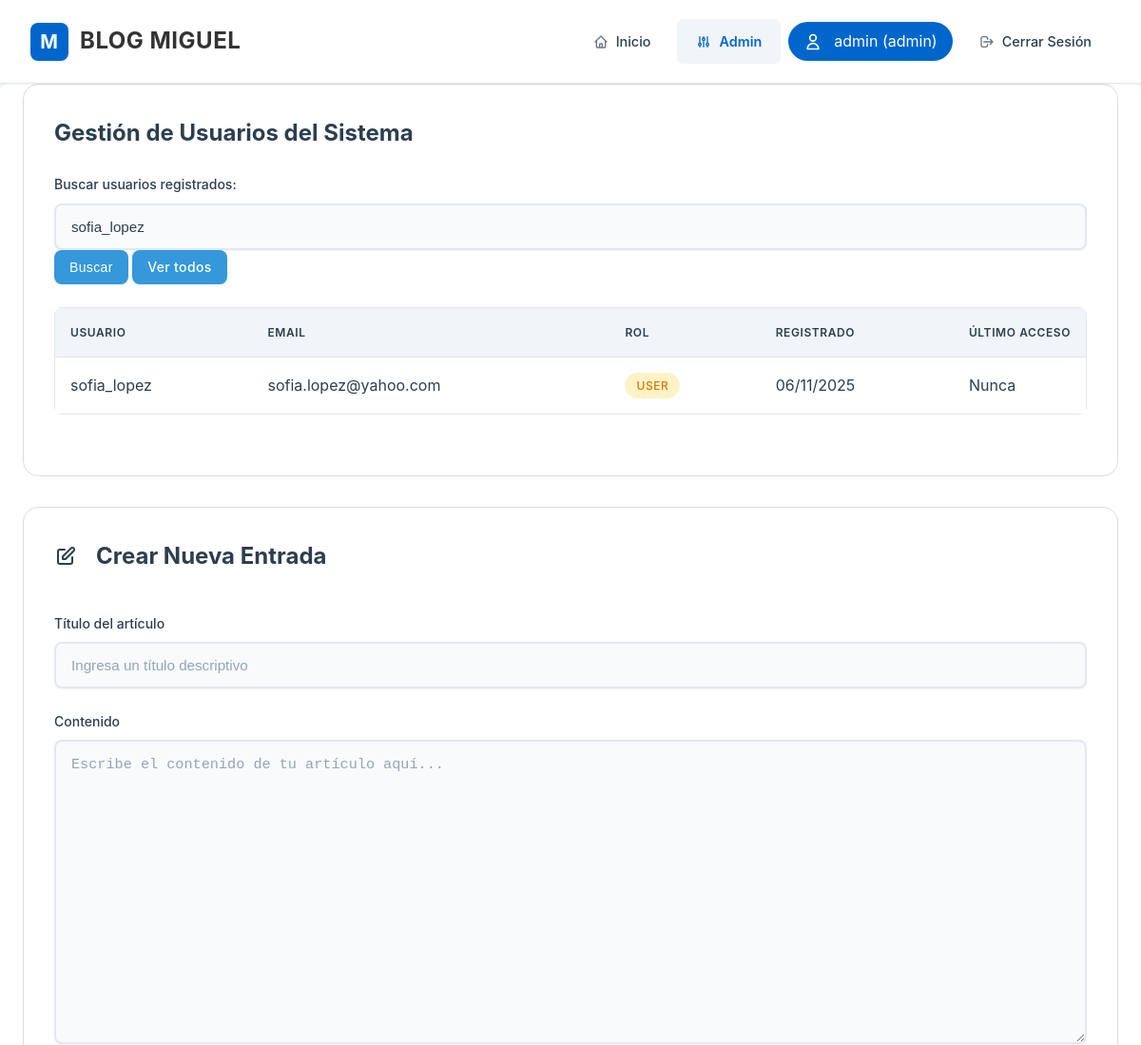
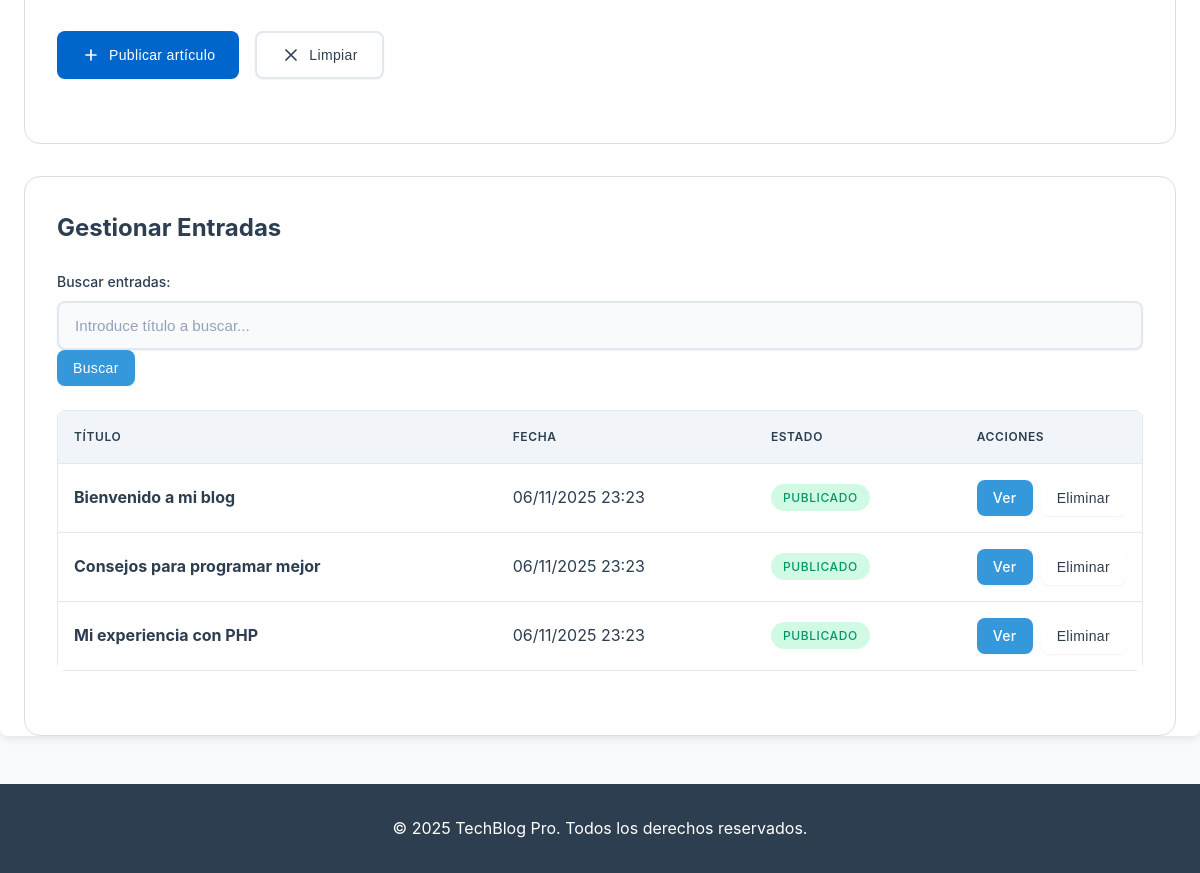
The page /admin.php?user_search=sofia_lopez (signed in) on the database its author committed (2 pictures, top to bottom).
### tables this page shows
CREATE TABLE users (
    id INT PRIMARY KEY AUTO_INCREMENT,
    username VARCHAR(50) NOT NULL UNIQUE,
    email VARCHAR(100) NOT NULL UNIQUE,
    password VARCHAR(255) NOT NULL,
    role ENUM('admin', 'editor', 'user') DEFAULT 'user',
    created_at DATETIME DEFAULT CURRENT_TIMESTAMP,
    last_login DATETIME NULL,
    is_active BOOLEAN DEFAULT TRUE
);

CREATE TABLE posts (
    id INT PRIMARY KEY AUTO_INCREMENT,
    title VARCHAR(255) NOT NULL,
    content TEXT NOT NULL,
    created_at DATETIME DEFAULT CURRENT_TIMESTAMP,
    updated_at DATETIME DEFAULT CURRENT_TIMESTAMP ON UPDATE CURRENT_TIMESTAMP
);

### admin.php (the view, shortened to what this page needs)
<?php
require_once 'config.php';
$current_user = $_SESSION['username'];
$user_role = $_SESSION['role'];
$user_search = $_GET['user_search'] ?? '';
$users = [];
if ($user_search) {
    $user_query = "SELECT id, username, email, role, created_at, last_login FROM users WHERE username LIKE '%" . $user_search . "%' OR email LIKE '%" . $user_search . "%'";
    try {
        $user_stmt = $pdo->query($user_query);
        $users = $user_stmt->fetchAll();
    } catch (PDOException $e) {
        $error = "Error en búsqueda de usuarios: " . $e->getMessage();
    }
}
$search = $_GET['search'] ?? '';
if ($search) {
    $query = "SELECT * FROM posts WHERE title LIKE '%" . $search . "%' ORDER BY created_at DESC";
    $stmt = $pdo->query($query);
} else {
    $stmt = $pdo->query("SELECT * FROM posts ORDER BY created_at DESC");
}
$posts = $stmt->fetchAll();
?>
<!DOCTYPE html>
<html lang="es">
<head>
    <link rel="stylesheet" href="styles.css">
</head>
<body>
    <header class="site-header">
        <div class="container">
            <div class="brand">
                <div class="logo">M</div>
                <h1><a href="index.php">BLOG MIGUEL</a></h1>
            </div>
            <nav>
                <ul>
                    <li>
                        <a href="index.php">
                            <svg fill="none" stroke="currentColor" viewBox="0 0 24 24">
                                <path stroke-linecap="round" stroke-linejoin="round" stroke-width="2"
                                      d="M3 12l2-2m0 0l7-7 7 7M5 10v10a1 1 0 001 1h3m10-11l2 2m-2-2v10a1 1 0 01-1 1h-3m-6 0a1 1 0 001-1v-4a1 1 0 011-1h2a1 1 0 011 1v4a1 1 0 001 1m-6 0h6"/>
                            </svg>
                            Inicio
                        </a>
                    </li>
                    <li>
                        <a href="admin.php" class="active">
                            <svg fill="none" stroke="currentColor" viewBox="0 0 24 24">
                                <path stroke-linecap="round" stroke-linejoin="round" stroke-width="2"
                                      d="M12 6V4m0 2a2 2 0 100 4m0-4a2 2 0 110 4m-6 8a2 2 0 100-4m0 4a2 2 0 110-4m0 4v2m0-6V4m6 6v10m6-2a2 2 0 100-4m0 4a2 2 0 110-4m0 4v2m0-6V4"/>
                            </svg>
                            Admin
                        </a>
                    </li>
                    <li>
                        <div class="user-info">
                            <svg fill="none" stroke="currentColor" viewBox="0 0 24 24">
                                <path stroke-linecap="round" stroke-linejoin="round" stroke-width="2"
                                      d="M16 7a4 4 0 11-8 0 4 4 0 018 0zM12 14a7 7 0 00-7 7h14a7 7 0 00-7-7z"/>
                            </svg>
                            <?php echo htmlspecialchars($current_user); ?>
                            (<?php echo htmlspecialchars($user_role); ?>)
                        </div>
                    </li>
                    <li>
                        <a href="login.php?action=logout">
                            <svg fill="none" stroke="currentColor" viewBox="0 0 24 24">
                                <path stroke-linecap="round" stroke-linejoin="round" stroke-width="2"
                                      d="M17 16l4-4m0 0l-4-4m4 4H7m6 4v1a3 3 0 01-3 3H6a3 3 0 01-3-3V7a3 3 0 013-3h4a3 3 0 013 3v1"/>
                            </svg>
                            Cerrar Sesión
                        </a>
                    </li>
                </ul>
            </nav>
        </div>
    </header>
    <main class="container">
        <?php if ($user_role === 'admin'): ?>
        <section class="admin-section">
            <h2>Gestión de Usuarios del Sistema</h2>
            <form method="GET" class="search-form" style="margin-bottom: 20px;">
                <div class="form-group">
                    <label for="user_search">Buscar usuarios registrados:</label>
                    <input type="text" id="user_search" name="user_search" value="<?php echo htmlspecialchars($_GET['user_search'] ?? ''); ?>" placeholder="Introduce nombre de usuario o email...">
                    <button type="submit" class="btn btn-small">Buscar</button>
                    <?php if (isset($_GET['user_search'])): ?>
                        <a href="admin.php" class="btn btn-small">Ver todos</a>
                    <?php endif; ?>
                </div>
            </form>
            <?php if ($user_search): ?>
                <?php if (!empty($users)): ?>
                    <div class="table-container">
                        <table class="table">
                            <thead>
                                <tr>
                                    <th>Usuario</th>
                                    <th>Email</th>
                                    <th>Rol</th>
                                    <th>Registrado</th>
                                    <th>Último acceso</th>
                                </tr>
                            </thead>
                            <tbody>
                                <?php foreach ($users as $user): ?>
                                    <tr>
                                        <td><?php echo htmlspecialchars($user['username']); ?></td>
                                        <td><?php echo htmlspecialchars($user['email']); ?></td>
                                        <td>
                                            <span class="status <?php echo $user['role'] === 'admin' ? 'active' : 'pending'; ?>">
                                                <?php echo ucfirst($user['role']); ?>
                                            </span>
                                        </td>
                                        <td><?php echo date('d/m/Y', strtotime($user['created_at'])); ?></td>
                                        <td><?php echo $user['last_login'] ? date('d/m/Y H:i', strtotime($user['last_login'])) : 'Nunca'; ?></td>
                                    </tr>
                                <?php endforeach; ?>
                            </tbody>
                        </table>
                    </div>
                <?php else: ?>
                    <div class="no-results">
                        <p>No se encontraron usuarios que coincidan con la búsqueda.</p>
                    </div>
                <?php endif; ?>
            <?php endif; ?>
        </section>
        <?php endif; ?>
        <section class="admin-section">
            <div class="flex justify-between items-center mb-4">
                <h2>
                    Crear Nueva Entrada
                </h2>
            </div>
            <form method="POST" class="post-form">
                <div class="form-group">
                    <label for="title">Título del artículo</label>
                    <input type="text" id="title" name="title" required
                           placeholder="Ingresa un título descriptivo">
                </div>
                <div class="form-group">
                    <label for="content">Contenido</label>
                    <textarea id="content" name="content" rows="12" required
                              placeholder="Escribe el contenido de tu artículo aquí..."
                              style="resize: vertical;"></textarea>
                </div>
                <div class="flex gap-4">
                    <button type="submit" class="btn btn-primary">
                        <svg style="width: 1.25rem; height: 1.25rem;" fill="none" stroke="currentColor" viewBox="0 0 24 24">
                            <path stroke-linecap="round" stroke-linejoin="round" stroke-width="2" d="M12 6v6m0 0v6m0-6h6m-6 0H6" />
                        </svg>
                        Publicar artículo
                    </button>
                    <button type="reset" class="btn btn-secondary">
                        <svg style="width: 1.25rem; height: 1.25rem;" fill="none" stroke="currentColor" viewBox="0 0 24 24">
                            <path stroke-linecap="round" stroke-linejoin="round" stroke-width="2" d="M6 18L18 6M6 6l12 12" />
                        </svg>
                        Limpiar
                    </button>
                </div>
            </form>
        </section>
        <section class="admin-section">
            <h2>Gestionar Entradas</h2>
            <form method="GET" class="search-form" style="margin-bottom: 20px;">
                <div class="form-group">
                    <label for="search">Buscar entradas:</label>
                    <input type="text" id="search" name="search" value="<?php echo htmlspecialchars($_GET['search'] ?? ''); ?>" placeholder="Introduce título a buscar...">
                    <button type="submit" class="btn btn-small">Buscar</button>
                </div>
            </form>
            <?php if (empty($posts)): ?>
                <p class="no-results">No hay entradas disponibles.</p>
            <?php else: ?>
                <div class="table-container">
                    <table class="table">
                        <thead>
                            <tr>
                                <th>Título</th>
                                <th>Fecha</th>
                                <th>Estado</th>
                                <th>Acciones</th>
                            </tr>
                        </thead>
                        <tbody>
                            <?php foreach ($posts as $post): ?>
                                <tr>
                                    <td>
                                        <strong><?php echo htmlspecialchars($post['title']); ?></strong>
                                    </td>
                                    <td><?php echo date('d/m/Y H:i', strtotime($post['created_at'])); ?></td>
                                    <td>
                                        <span class="status active">Publicado</span>
                                    </td>
                                    <td>
                                        <div style="display: flex; gap: 0.5rem;">
                                            <a href="post.php?id=<?php echo $post['id']; ?>" class="btn btn-small">
                                                Ver
                                            </a>
                                            <form method="POST" style="display: inline;" onsubmit="return confirm('¿Estás seguro de eliminar este post?')">
                                                <button type="submit" class="btn btn-small btn-danger">Eliminar</button>
                                            </form>
                                        </div>
                                    </td>
                                </tr>
                            <?php endforeach; ?>
                        </tbody>
                    </table>
                </div>
            <?php endif; ?>
        </section>
    </main>
    <footer>
        <div class="container">
            <p>&copy; <?php echo date('Y'); ?> <?php echo SITE_NAME; ?>. Todos los derechos reservados.</p>
        </div>
    </footer>
</body>
</html>

### admin.php (style rules this page uses)
.post-form { margin-bottom: 2rem; }
.form-group { margin-bottom: 1.5rem; }
.form-group label { display: block; margin-bottom: 0.5rem; color: var(--text-dark); font-weight: 500; }
.form-group input, .form-group textarea { width: 100%; padding: 0.75rem 1rem; border: 2px solid var(--border-color); border-radius: 0.5rem; background: var(--input-bg); transition: all 0.3s ease; }
.form-group textarea { min-height: 150px; resize: vertical; }
.btn { padding: 0.75rem 1.5rem; border: none; border-radius: 0.5rem; font-weight: 500; cursor: pointer; display: inline-flex; align-items: center; gap: 0.5rem; transition: all 0.3s ease; }
.btn-primary { background: var(--accent-color); color: white; }
.btn-secondary { background: var(--bg-alt); color: var(--text-dark); border: 2px solid var(--border-color); }
.btn-small { padding: 0.5rem 1rem; font-size: 0.875rem; }
.btn-danger { background: var(--error-bg); color: var(--error-text); }
.btn svg { width: 20px; height: 20px; }
.admin-section { background: var(--card-bg); border-radius: 1rem; padding: 2rem; margin-bottom: 2rem; box-shadow: var(--shadow); }
.admin-section h2 { color: var(--text-dark); font-size: 1.5rem; margin: 0 0 1.5rem; display: flex; align-items: center; gap: 0.75rem; }
.table-container { overflow-x: auto; border-radius: 0.5rem; box-shadow: var(--shadow); }
.table { width: 100%; border-collapse: collapse; background: var(--card-bg); }
.table th, .table td { padding: 1rem; text-align: left; border-bottom: 1px solid var(--border-color); }
.table th { background: var(--bg-alt); font-weight: 600; color: var(--text-dark); }
.table td:last-child { width: 1%; white-space: nowrap; }
.status { display: inline-flex; align-items: center; padding: 0.25rem 0.75rem; border-radius: 1rem; font-size: 0.875rem; font-weight: 500; }
.status.active { background: var(--success-bg); color: var(--success-text); }
.status.pending { background: var(--warning-bg); color: var(--warning-text); }
.flex { display: flex; }
.justify-between { justify-content: space-between; }
.items-center { align-items: center; }
.gap-4 { gap: 1rem; }
.mb-4 { margin-bottom: 1rem; }
.user-info { display: flex; align-items: center; gap: 0.75rem; padding: 0.5rem 1rem; background: var(--accent-color); color: white; border-radius: 2rem; }
.user-info svg { width: 20px; height: 20px; }

### rows shown on the page
users: username "sofia_lopez", email "sofia.lopez@yahoo.com", role "USER", created_at "06/11/2025", shows "Nunca"
posts: title "Bienvenido a mi blog", created_at "06/11/2025 23:23"
posts: title "Consejos para programar mejor", created_at "06/11/2025 23:23"
posts: title "Mi experiencia con PHP", created_at "06/11/2025 23:23"

### other values the page prints
$current_user "admin"
$user_role "admin"
SITE_NAME "TechBlog Pro"
